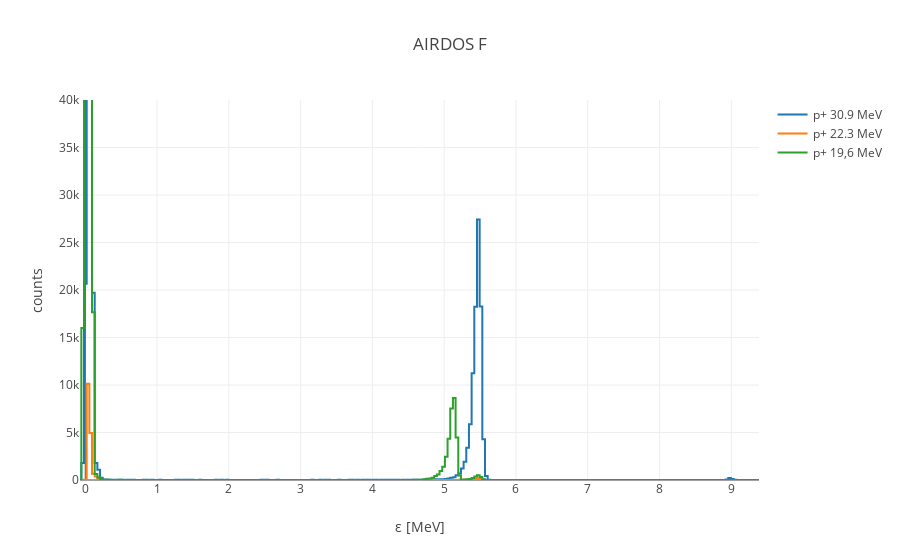

The code cell stored with this chart in its notebook:
### Code cell
import plotly.plotly as py
import plotly.graph_objs as go

# Solving following system of linear equations
# 237a + b = 6.12
# 215a + b = 5.49
tl = 0.5
#l = np.array([[41, 1],[62,1]])
#r = np.array([1.02, 1.41])
#l = np.array([[41, 1],[215,1]])
#r = np.array([1, 5.3])
l = np.array([[6, 1],[140,1]])
r = np.array([0.15, 5.14])

coef = np.linalg.solve(l,r)
print coef[0], coef[1]

e = pd.DataFrame()
e['1'] = ener1
e['2'] = ener2
e['3'] = ener3
e['index'] = ener1.index
e['x'] = (e['index']) * coef[0] + coef[1]

data = [
    go.Scatter(
        x=e['x'],
        y=e['1'],
        name='p+ 30.9 MeV',
        yaxis='y',
        line=dict(
        shape='hvh'
        )
    ),    
    go.Scatter(
        x=e['x'],
        y=e['3'],
        name='p+ 22.3 MeV',
        yaxis='y',
        line=dict(
        shape='hvh'
        )
    ),    
    go.Scatter(
        x=e['x'],
        y=e['2'],
        name='p+ 19,6 MeV',
        yaxis='y',
        line=dict(
        shape='hvh'
        )
    ),    
    ]
        
layout = go.Layout(
    title='AIRDOS F',
    yaxis=dict(
        title='counts',
        #type='log',
        range = [0,40000]
    ),
    xaxis=dict(
        title='ε [MeV]',
    ),
)

fig = go.Figure(data=data, layout=layout)
plotly.offline.iplot(fig, filename='ble')

### Figure 1 — Plotly figure (JSON) as saved in the notebook; plotly's stock layout.template omitted (floating-point values rounded to 4 significant figures; data arrays with more than 128 entries replaced by an {"elided": "..."} marker saying what was removed)
{"data": [{"line": {"shape": "hvh"}, "name": "p+ 30.9 MeV", "type": "scatter", "uid": "4cdbda98-2e55-11e9-926a-b05216a54f0f", "x": {"elided": "255 float values"}, "y": {"elided": "255 int values"}, "yaxis": "y"}, {"line": {"shape": "hvh"}, "name": "p+ 22.3 MeV", "type": "scatter", "uid": "4cdbda99-2e55-11e9-926a-b05216a54f0f", "x": {"elided": "255 float values"}, "y": {"elided": "255 int values"}, "yaxis": "y"}, {"line": {"shape": "hvh"}, "name": "p+ 19,6 MeV", "type": "scatter", "uid": "4cdbda9a-2e55-11e9-926a-b05216a54f0f", "x": {"elided": "255 float values"}, "y": {"elided": "255 int values"}, "yaxis": "y"}], "layout": {"autosize": true, "title": {"text": "AIRDOS F"}, "xaxis": {"autorange": true, "range": [-0.07343, 9.385], "title": {"text": "ε [MeV]"}, "type": "linear"}, "yaxis": {"range": [0, 40000], "title": {"text": "counts"}, "type": "linear"}}}
